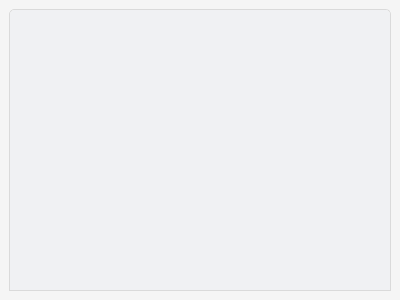
<?xml version="1.0" encoding="UTF-8"?>
<ui version="4.0">
 <class>TabParamConfigForm</class>
 <widget class="QWidget" name="TabParamConfigForm">
  <property name="geometry">
   <rect>
    <x>0</x>
    <y>0</y>
    <width>400</width>
    <height>300</height>
   </rect>
  </property>
  <property name="windowTitle">
   <string>Form</string>
  </property>
  <layout class="QGridLayout" name="gridLayout_3">
   <property name="margin">
    <number>0</number>
   </property>
   <item row="0" column="0">
    <widget class="QFrame" name="frame">
     <property name="styleSheet">
      <string notr="true">.QFrame
{
	background-color: rgb(245, 245, 245);
}</string>
     </property>
     <property name="frameShape">
      <enum>QFrame::NoFrame</enum>
     </property>
     <property name="frameShadow">
      <enum>QFrame::Raised</enum>
     </property>
     <layout class="QGridLayout" name="gridLayout_2">
      <item row="0" column="0">
       <widget class="QWidget" name="widget" native="true">
        <property name="styleSheet">
         <string notr="true">.QWidget
{
	border: 1px solid rgb(218,218,218);
	border-top-right-radius: 5px;
	border-top-left-radius: 5px;
}</string>
        </property>
        <layout class="QGridLayout" name="gridLayout">
         <property name="margin">
          <number>1</number>
         </property>
         <item row="0" column="0">
          <widget class="QWidget" name="widget_2" native="true">
           <property name="styleSheet">
            <string notr="true">.QWidget
{
	border: none;
	background-color: rgb(240, 241, 243);
}</string>
           </property>
          </widget>
         </item>
        </layout>
       </widget>
      </item>
     </layout>
    </widget>
   </item>
  </layout>
 </widget>
 <resources/>
 <connections/>
</ui>
